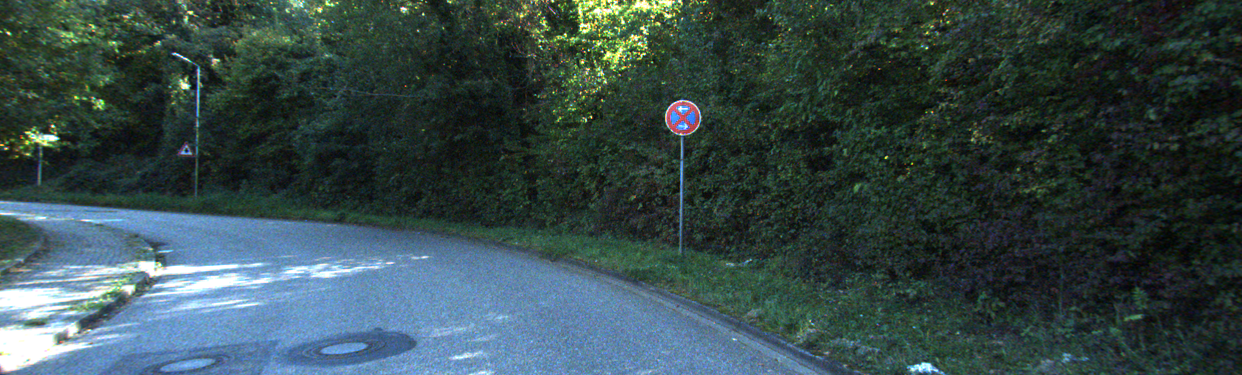
#> input picture Original_Image/uu_000052.png, 1242 x 375 px, found by its file name
$ python Fusion.py
#> lines starting #> are read from the running program, lines starting #| are printed output that depends on the picture
import numpy as np
import matplotlib.pyplot as plt
import cv2
from CrfFusion import Fusion

imName = 'uu_000052'  # Change the name of image
image = plt.imread('Original_Image/' + imName + '.png')
#> image is the input picture: shape (375, 1242, 3) float32; mean R, G, B 0.211, 0.287, 0.289
image = cv2.resize(image, (1024, 256))
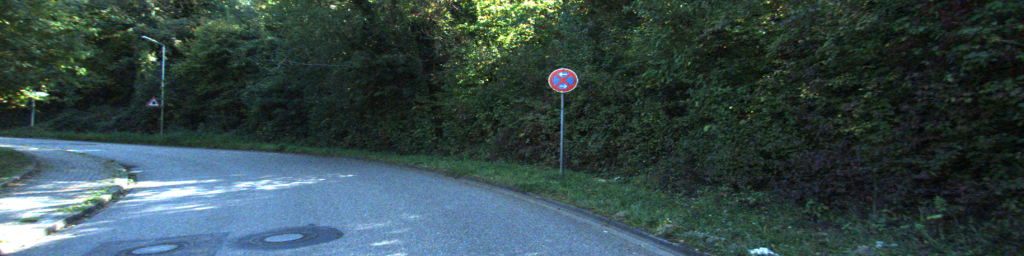
#> image: shape (256, 1024, 3) float32; mean R, G, B 0.211, 0.288, 0.289

#> (the run stopped early here; a loop or call above may not have finished)

$ run again, with Original_Image/uu_000010.png copied over Original_Image/uu_000052.png
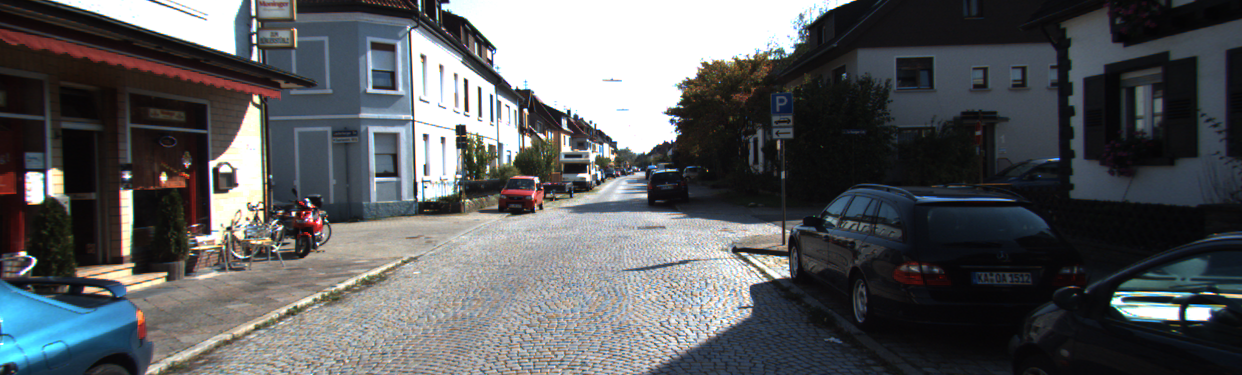
#> input picture Original_Image/uu_000010.png, 1242 x 375 px, found by its file name
#> image is the input picture: shape (375, 1242, 3) float32; mean R, G, B 0.351, 0.359, 0.368
#> `image = cv2.resize(image, (1024, 256))`:
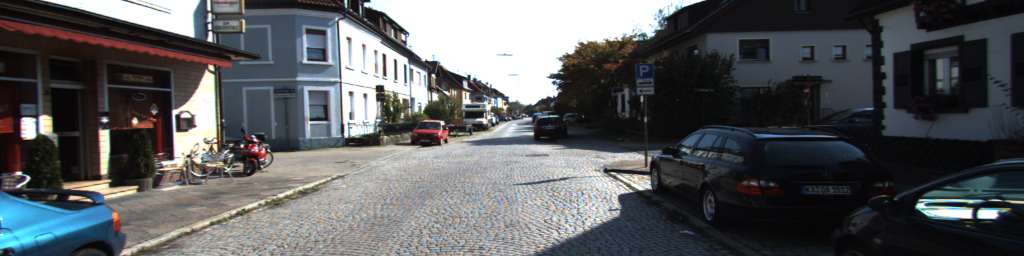
#> image: shape (256, 1024, 3) float32; mean R, G, B 0.351, 0.359, 0.368

$ run again, with Original_Image/uu_000099.png copied over Original_Image/uu_000052.png
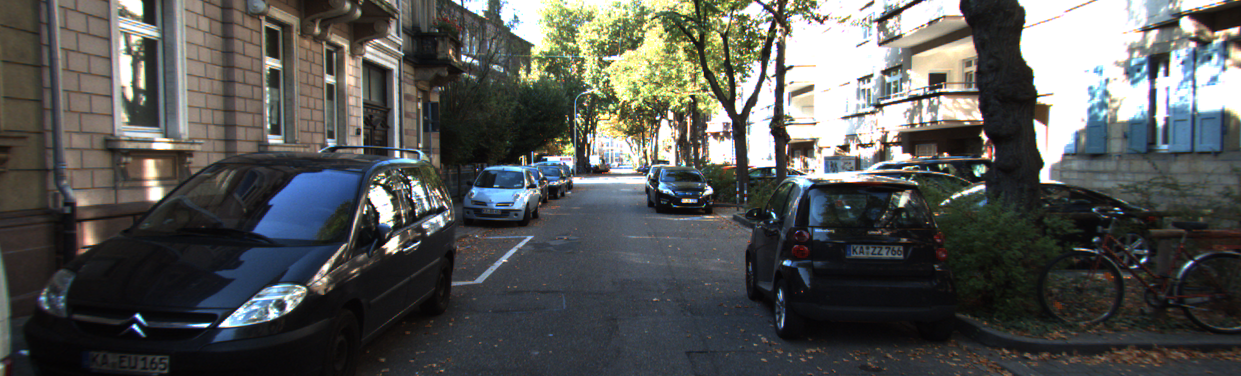
#> input picture Original_Image/uu_000099.png, 1241 x 376 px, found by its file name
#> image is the input picture: shape (376, 1241, 3) float32; mean R, G, B 0.334, 0.34, 0.331
#> `image = cv2.resize(image, (1024, 256))`:
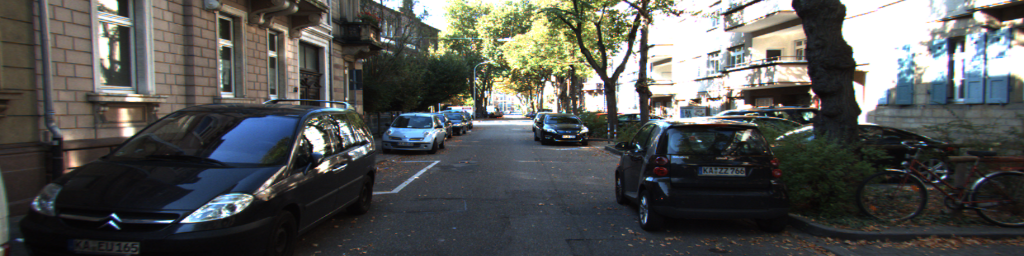
#> image: shape (256, 1024, 3) float32; mean R, G, B 0.334, 0.339, 0.33
